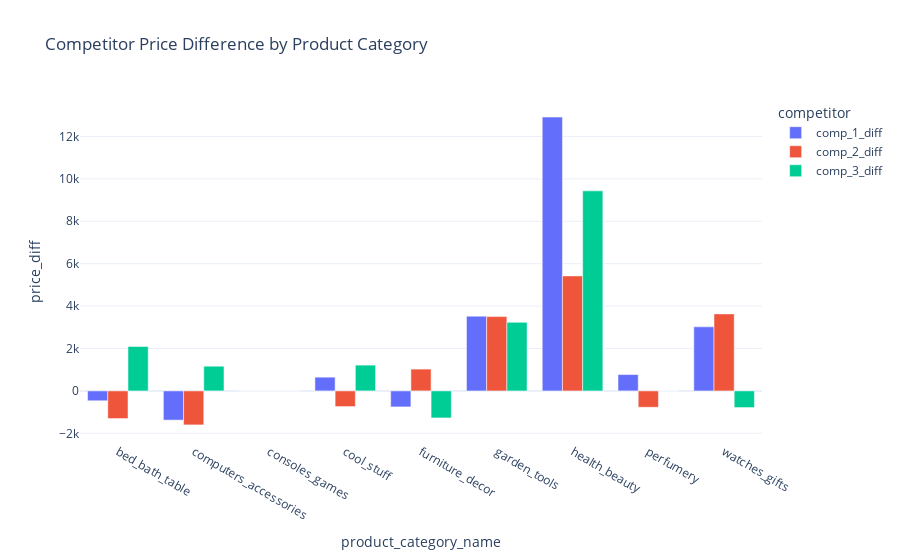

Notebook code for this chart:
### Markdown cell above
## freight price difference

### Code cell
df['fp1_diff'] = df['unit_price'] - df['fp1']
df['fp2_diff'] = df['unit_price'] - df['fp2']
df['fp3_diff'] = df['unit_price'] - df['fp3']

# Use the correct competitor diff column names (they have underscores: comp_1_diff etc.)
comp_cols = ['comp_1_diff', 'comp_2_diff', 'comp_3_diff']

# Aggregate by category then melt for grouped bar plot
agg = df.groupby('product_category_name')[comp_cols].sum().reset_index()
melt = agg.melt(id_vars='product_category_name', value_vars=comp_cols,
                var_name='competitor', value_name='price_diff')

fig = px.bar(
    melt,
    x='product_category_name',
    y='price_diff',
    color='competitor',
    title='Competitor Price Difference by Product Category',
    barmode='group'
)
fig.show()

### Figure 1 — Plotly figure (JSON) as saved in the notebook; plotly's stock layout.template omitted (floating-point values rounded to 4 significant figures)
{"data": [{"alignmentgroup": "True", "hovertemplate": "competitor=comp_1_diff<br>product_category_name=%{x}<br>price_diff=%{y}<extra></extra>", "legendgroup": "comp_1_diff", "marker": {"color": "#636efa", "pattern": {"shape": ""}}, "name": "comp_1_diff", "offsetgroup": "comp_1_diff", "orientation": "v", "showlegend": true, "textposition": "auto", "type": "bar", "x": ["bed_bath_table", "computers_accessories", "consoles_games", "cool_stuff", "furniture_decor", "garden_tools", "health_beauty", "perfumery", "watches_gifts"], "xaxis": "x", "y": [-465.9, -1378.0, -1.49, 648.3, -755.0, 3526.0, 12910.0, 771.2, 3023.0], "yaxis": "y"}, {"alignmentgroup": "True", "hovertemplate": "competitor=comp_2_diff<br>product_category_name=%{x}<br>price_diff=%{y}<extra></extra>", "legendgroup": "comp_2_diff", "marker": {"color": "#EF553B", "pattern": {"shape": ""}}, "name": "comp_2_diff", "offsetgroup": "comp_2_diff", "orientation": "v", "showlegend": true, "textposition": "auto", "type": "bar", "x": ["bed_bath_table", "computers_accessories", "consoles_games", "cool_stuff", "furniture_decor", "garden_tools", "health_beauty", "perfumery", "watches_gifts"], "xaxis": "x", "y": [-1305.0, -1604.0, 1.49, -739.6, 1029.0, 3504.0, 5424.0, -771.2, 3632.0], "yaxis": "y"}, {"alignmentgroup": "True", "hovertemplate": "competitor=comp_3_diff<br>product_category_name=%{x}<br>price_diff=%{y}<extra></extra>", "legendgroup": "comp_3_diff", "marker": {"color": "#00cc96", "pattern": {"shape": ""}}, "name": "comp_3_diff", "offsetgroup": "comp_3_diff", "orientation": "v", "showlegend": true, "textposition": "auto", "type": "bar", "x": ["bed_bath_table", "computers_accessories", "consoles_games", "cool_stuff", "furniture_decor", "garden_tools", "health_beauty", "perfumery", "watches_gifts"], "xaxis": "x", "y": [2094.0, 1165.0, 0.0, 1216.0, -1274.0, 3234.0, 9435.0, 0.0, -785.5], "yaxis": "y"}], "layout": {"barmode": "group", "legend": {"title": {"text": "competitor"}, "tracegroupgap": 0}, "title": {"text": "Competitor Price Difference by Product Category"}, "xaxis": {"anchor": "y", "domain": [0, 1], "title": {"text": "product_category_name"}}, "yaxis": {"anchor": "x", "domain": [0, 1], "title": {"text": "price_diff"}}}}
